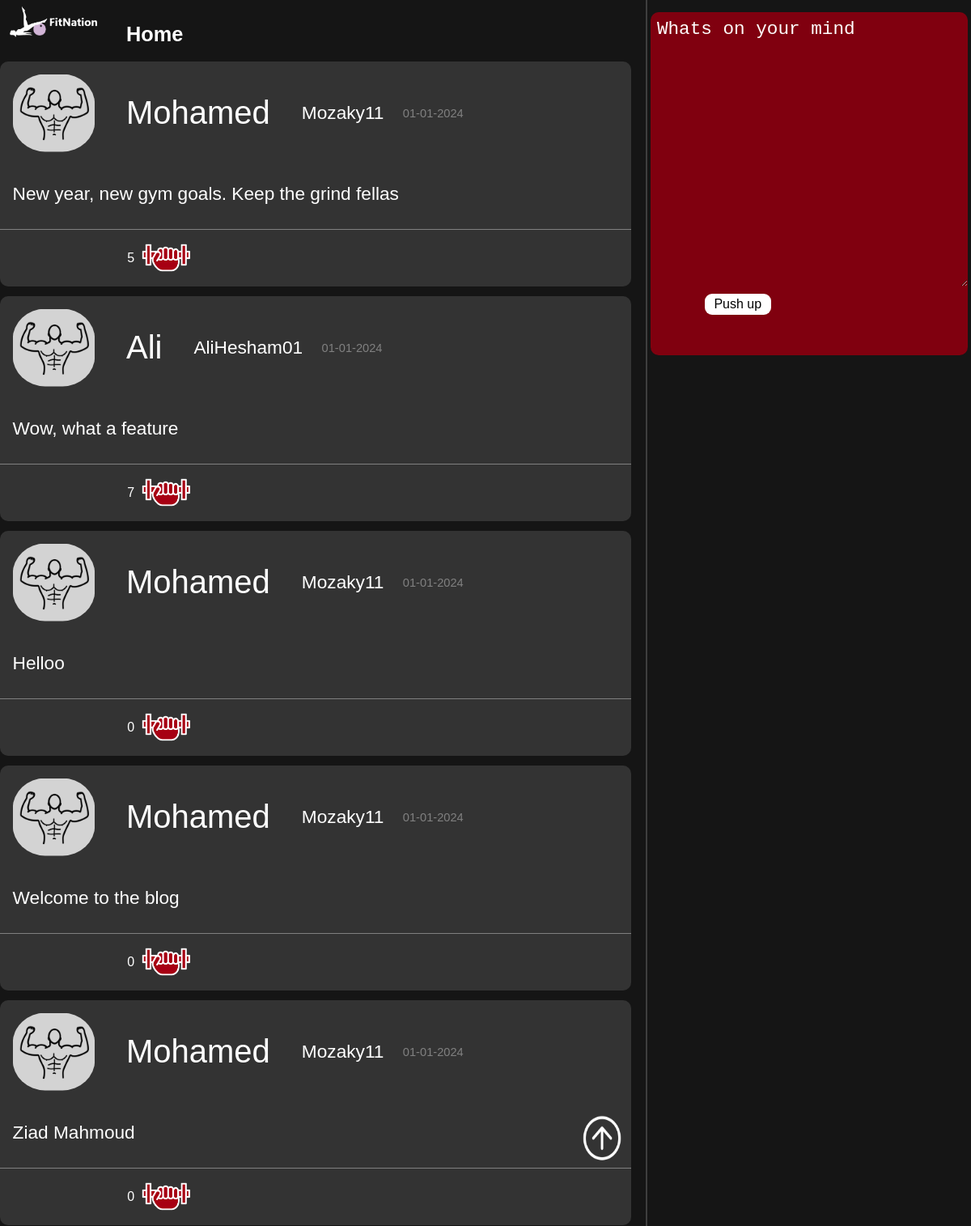
The page /blog.php (signed in) on the database its author committed.
### tables this page shows
CREATE TABLE `posts` (
  `Id` int(11) NOT NULL,
  `UserPosted` varchar(30) NOT NULL,
  `Likes` int(11) NOT NULL,
  `Time` varchar(15) NOT NULL,
  `Text` varchar(140) NOT NULL,
  `Image` varchar(30) NOT NULL
);

CREATE TABLE `user` (
  `ID` int(11) NOT NULL,
  `First_Name` varchar(30) NOT NULL,
  `Last_Name` varchar(30) NOT NULL,
  `Username` varchar(30) NOT NULL,
  `Password` varchar(30) NOT NULL,
  `Email` varchar(30) NOT NULL,
  `Phone_Number` int(11) NOT NULL
);

### blog.php (the view, shortened to what this page needs)
<?php
$con = new mysqli('localhost', 'root', '', 'fitnation');
?>
<html>
<head>
    <link rel="stylesheet" href="css/blog.css" type="text/css" />
</head>
<body>
    <img src="assets/img/logo.png" id="logo">
    <a href="index.php" id="home">Home</a>
    <div id="feed">
        <img src="assets/icons/upIcon.png" id="upImg">
        <?php
        $stmt = $con->prepare('select Id , UserPosted , Likes , Time , Text , Image from posts');
        $stmt->execute();
        $result = $stmt->get_result();
        while ($post = $result->fetch_assoc()) {
            $stmt2 = $con->prepare('select First_Name from user where Username = ?');
            $stmt2->bind_param("s", $post["UserPosted"]);
            $stmt2->execute();
            $result2 = $stmt2->get_result();
            $fname = $result2->fetch_assoc();
        ?>
            <br>
            <div id="post">
                <div id="info">
                    <img src="assets/icons/userProfile.png" id="userImg">
                    <span id="Name"><?php echo $fname['First_Name']; ?> </span>
                    <span id="userName"><?php echo $post["UserPosted"]; ?> </span>
                    <span id="time"><?php echo $post["Time"]; ?></span>
                </div>
                <div id="postContent">
                    <div id="postText">
                        <p><?php echo $post["Text"]; ?></p>
                    </div>
                </div>
                <div id="postIcons">
                    <span style="margin-right: 1%;"><?php echo $post["Likes"]; ?></span>
                    <?php $LikeId = $post["Id"];
                    echo "<a href=\"DB/connections/addLike.php?id=$LikeId\"><img id=\"like\" src=\"assets/icons/like2.png\"></a>" ?>
                </div>
            </div>
        <?php }
        ?>
    </div>
    <div id="rightSide">
        <form action="DB/connections/insertpost.php" method="post" id="newPost">
            <textarea name="textarea" id="textarea" placeholder="Whats on your mind" required></textarea><br>
            <input type="submit" value="Push up" id="pushUp">
        </form>
    </div>
</body>
</html>

### css/blog.css (style rules this page uses)
html { height: 102%; width: 100%; font-family: "Oswald", sans-serif; }
body { width: 100%; height: 100%; position: relative; margin: 0; background-color: rgb(21, 21, 21); }
#logo { position: absolute; top: 1%; left: 1%; width: 9%; }
#home { text-decoration: none; font-size: 19pt; font-weight: bold; position: absolute; top: 3.5%; left: 13%; color: white; cursor: pointer; }
#feed { position: relative; top: 1%; }
#post { background-color: rgb(51, 51, 51); border-radius: 10px; color: white; width: 65%; position: relative; top: 2%; display: inline-block; margin-top: 1%; }
#info { display: flex; justify-content: flex-start; align-items: center; }
#userImg { width: 13%; padding: 2%; border-radius: 42%; }
#Name { padding: 3%; font-size: 30pt; }
#userName { padding: 2%; font-size: 17pt; }
#time { padding: 1%; font-size: 11pt; color: gray; }
#postText { padding-left: 2%; font-size: 17pt; }
#postIcons { border-top: solid 1px gray; margin-top: 1%; padding: 2%; display: flex; justify-content: center; align-items: center; }
#like { width: 14%; }
#upImg { z-index: 1; position: sticky; cursor: pointer; height: 7%; width: 4%; top: 91%; left: 60%; }
#rightSide { width: 34%; height: 100%; text-align: center; border-left: solid 2px rgb(62 62 62); position: fixed; left: 66.5%; top: 0%; }
#newPost { position: absolute; width: 96%; height: 28%; top: 1%; left: 1%; text-align: center; justify-items: center; background-color: #80000f; border-radius: 10px; }
#textarea { position: absolute; width: 100%; height: 80%; left: 0%; justify-items: center; background-color: unset; border: unset; outline: unset; font-size: 17pt; color: white; padding-top: 2%; padding-left: 2%; }
::placeholder { color: white; opacity: 1; }
#pushUp { padding: 1% 3%; background-color: white; font-size: 12pt; border: unset; position: absolute; left: 17%; top: 82%; border-radius: 9px; cursor: pointer; }

### rows shown on the page
posts: user.First_Name "Mohamed", UserPosted "Mozaky11", Time "01-01-2024", Text "New year, new gym goals. Keep the grind fellas", Likes "5"
posts: user.First_Name "Ali", UserPosted "AliHesham01", Time "01-01-2024", Text "Wow, what a feature", Likes "7"
posts: user.First_Name "Mohamed", UserPosted "Mozaky11", Time "01-01-2024", Text "Helloo", Likes "0"
posts: user.First_Name "Mohamed", UserPosted "Mozaky11", Time "01-01-2024", Text "Welcome to the blog", Likes "0"
posts: user.First_Name "Mohamed", UserPosted "Mozaky11", Time "01-01-2024", Text "Ziad Mahmoud", Likes "0"
